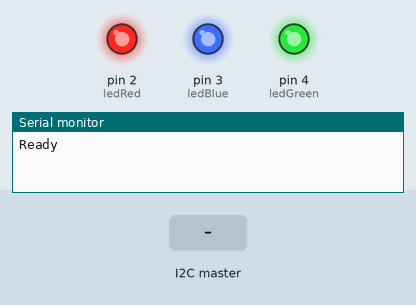
This sketch was run on a simulated Arduino Uno, built with avr-gcc and run on an emulated ATmega328P. On the bench: output pins drawn as LEDs (lit = HIGH), the last lines printed to the serial monitor. The test bench sets the inputs (shaded band).

Above: at 1.2 s.
1.3 s: the I2C master sends the byte 0
At 2.5 s:
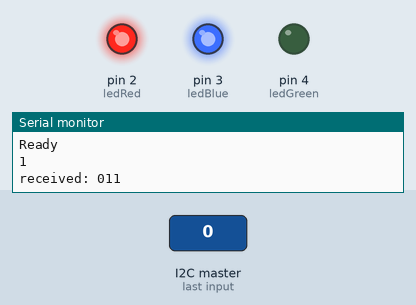
2.8 s: the I2C master sends the byte 1
At 3.8 s:
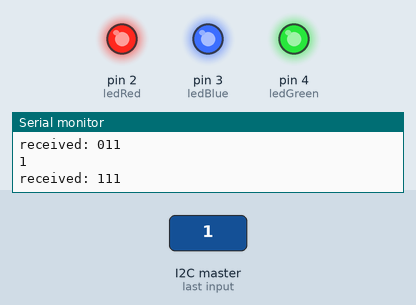
Timing chart, 0 to 5.8 s (numbered marks = the images above; inputs shaded):
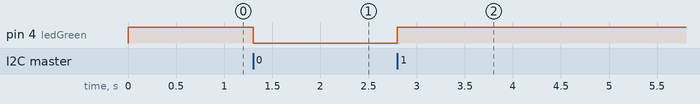

Measured:
- after the input at 1.3 s, pin 4 (ledGreen): HIGH → LOW at once
- after the input at 2.8 s, pin 4 (ledGreen): LOW → HIGH at once

The sketch:

sketch_jan05c.ino
```cpp
#include <Wire.h>

int ledRed = 2;
int ledBlue = 3;
int ledGreen = 4;

int ledArray[3]{ledGreen, ledBlue, ledRed};

#define adress 0x05
unsigned ledConfig[3]{
    1,
    1,
    1};

void setup()
{
  pinMode(ledRed, OUTPUT);
  pinMode(ledBlue, OUTPUT);
  pinMode(ledGreen, OUTPUT);

  Serial.begin(9600);
  Wire.begin(adress);

  Wire.onReceive(receiveData);
  Wire.onRequest(sendConfig);

  Serial.println("Ready");
  applyConfig(ledConfig);
}

void loop()
{
}

void receiveData(int byteCount)
{
  while (Wire.available())
  {

    Serial.println(byteCount);
    for (int i = 0; i < byteCount; i++)
    {
      ledConfig[i] = Wire.read();
    }

    Serial.print("received: ");
    Serial.print(ledConfig[0]);
    Serial.print(ledConfig[1]);
    Serial.println(ledConfig[2]);

    applyConfig(ledConfig);
  }
}

void sendConfig()
{
}

void applyConfig(int ledConfig[])
{
  for (int i = 0; i < sizeof(ledArray); i++)
  {
    digitalWrite(ledArray[i], ledConfig[i]);
  }
}
```
